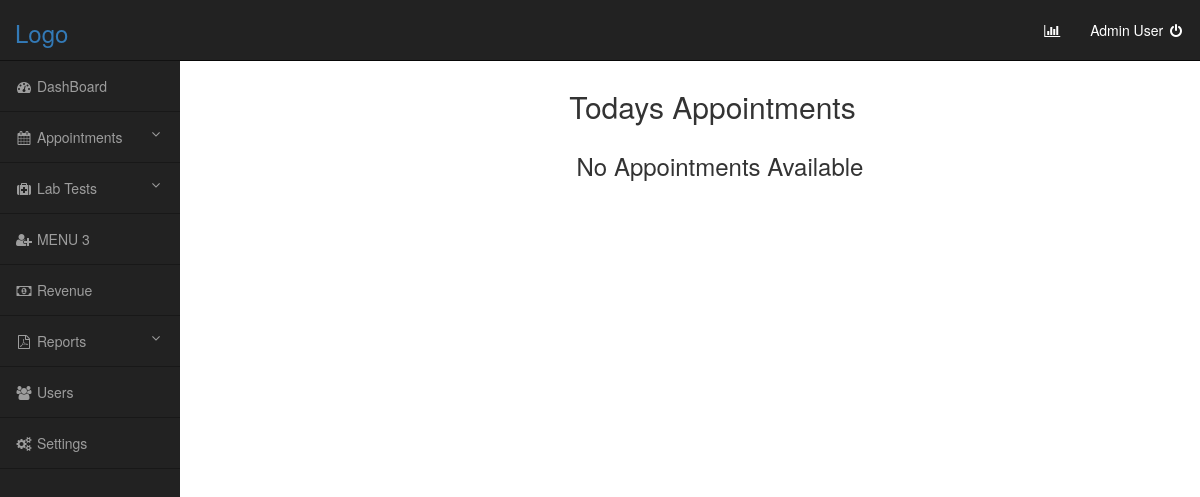
The page /todays_appointments on the database as committed earlier.
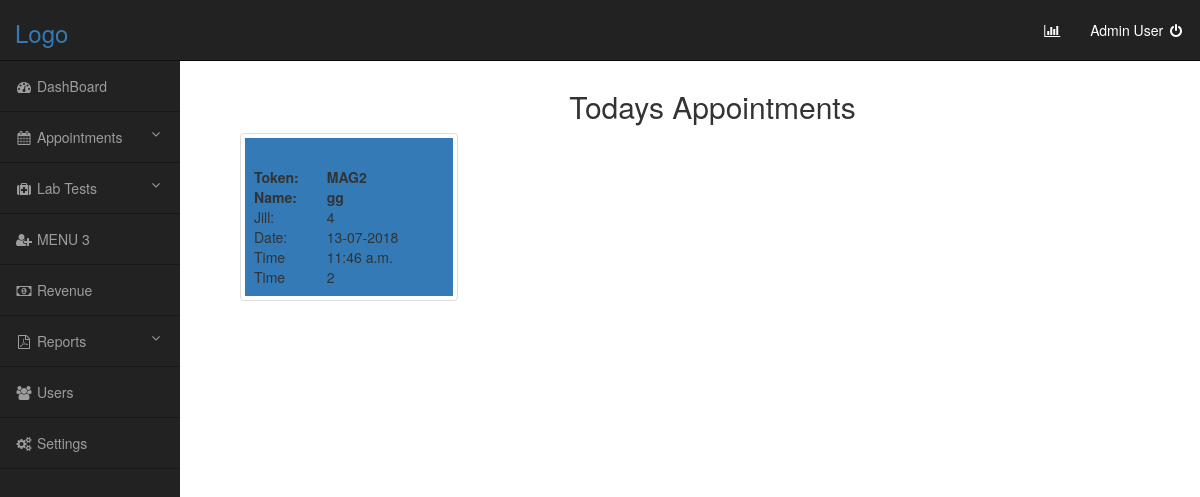
The same page on the database as committed later.
### lab/models.py (models this page shows, shortened)
class Appointment(models.Model):
    app_code = models.SlugField(max_length=25, default=increment_invoice_number, unique=True, editable=True)
    app_name = models.CharField(max_length=15, name='Name')
    app_age = models.IntegerField(name='Age')
    app_date = models.DateField(name='Date')
    app_time = models.TimeField(name='Time')
    app_email = models.EmailField(name='Email')
    phone_regex = RegexValidator(regex=r'^\+?1?\d{9,13}$',
                                 message="Phone number must be entered in the format: '+999999999'. Up to 14 digits allowed.")
    phone_number = models.CharField(validators=[phone_regex], max_length=17, blank=True, default='+91')
    added_by = models.ForeignKey(settings.AUTH_USER_MODEL,
                                 null=True, blank=True, on_delete=models.SET_NULL)

### lab/views.py (the view)
# urls.py: path('todays_appointments', views.todays_appointments, name='Todays Appointments'),
def todays_appointments(request):
    todays = Appointment.objects.all().filter(Date=datetime.date.today())
    path = 'todays_appointments.html'
    return render(request, path, {'todays': todays})

### lab/templates/todays_appointments.html
{% extends 'base_template.html' %}
{% block content %}
<br/>
<center><h2>Todays Appointments</h2></center>
<div class="row" style="margin-left:0%;">
    {% if todays %}
    {%for i in todays %}
    <a href="{{i.app_code}}">
        <div class="col-sm-3 text-white">
            <div class="thumbnail">
                <div class="caption bg-primary">
                        <table style="width:100%">
                            <tr>
                                <h3>
                                    <th>Token:</th>
                                    <th>{{i.app_code}}</th>
                                </h3>
                            </tr>
                            <tr>
                                <h3>
                                    <th>Name:</th>
                                    <th>{{i.Name}}</th>
                                </h3>
                            </tr>
                            <tr>
                                <td>Jill:</td>
                                <td>{{i.Age}}</td>
                            </tr>
                            <tr>
                                <td>Date:</td>
                                <td>{{i.Date|date:"d-m-Y"}}</td>
                            </tr>
                            <tr>
                                <td>Time</td>
                                <td>{{i.Time}}</td>
                            </tr>
                            <tr>
                                <td>Time</td>
                                <td>{{i.id}}</td>
                            </tr>
                        </table>
                </div>
            </div>
        </div>
    </a>
    {%endfor%}
    {% else %}
        <center><h3>No Appointments Available</h3></center>
        {% endif %}
</div>
{% endblock %}

Rows that differ between the two databases and show on the page:
now on this page (row edited): Appointment: app_code "MAG2", Name "gg", Age "4", Date "13-07-2018", Time "11:46 a.m.", id "2"
Other text that changed with them:
text no longer shown: "No Appointments Available"
